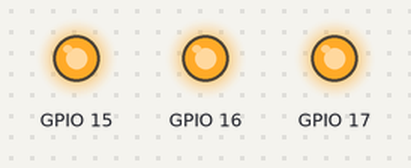
Recording of a program running on a simulated ESP32-S3. On the bench: output pins drawn as LEDs (lit = HIGH).

Above: at 0.1 s.
At 0.25 s:
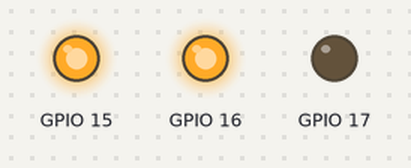
At 0.45 s:
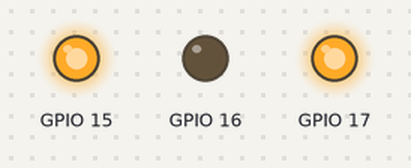
At 0.7 s:
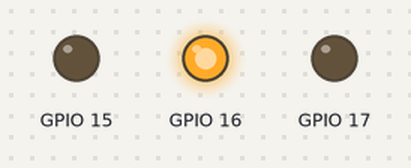
At 1.7 s:
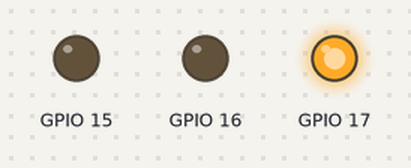
At 2.3 s:
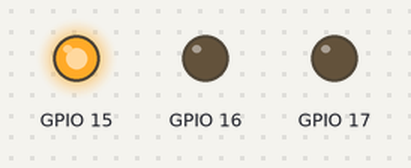
Timing chart, 0 to 3.0 s (numbered marks = the images above):
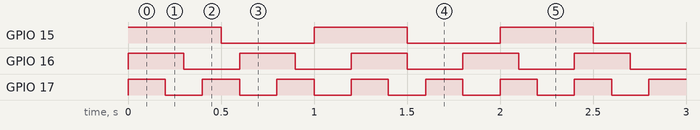

Measured:
- by itself, GPIO 15: alternates HIGH for 0.50 s and LOW for 0.50 s
- by itself, GPIO 16: alternates HIGH for 0.30 s and LOW for 0.30 s
- by itself, GPIO 17: alternates HIGH for 0.20 s and LOW for 0.20 s

The program:

main.cpp
```cpp
#include <stdio.h>
#include "freertos/FreeRTOS.h"
#include "freertos/task.h"
#include "driver/gpio.h"

struct LedTaskConfig
{
	const char *name;
	gpio_num_t gpio_num;
	uint32_t on_delay_ms;
	uint32_t off_delay_ms;
};

LedTaskConfig led15_params = {"LED15_Task", GPIO_NUM_15, 500, 500};
LedTaskConfig led16_params = {"LED16_Task", GPIO_NUM_16, 300, 300};
LedTaskConfig led17_params = {"LED17_Task", GPIO_NUM_17, 200, 200};

constexpr BaseType_t xCoreID = 1;

TaskHandle_t led15_task_handle = NULL;
TaskHandle_t led16_task_handle = NULL;
TaskHandle_t led17_task_handle = NULL;

// Task for LED 15
void led15_task(void *pvParameters)
{
	LedTaskConfig *config = (LedTaskConfig *)pvParameters;

	for (;;)
	{

		gpio_set_level(config->gpio_num, 1);
		vTaskDelay(pdMS_TO_TICKS(config->on_delay_ms));

		gpio_set_level(config->gpio_num, 0);
		vTaskDelay(pdMS_TO_TICKS(config->off_delay_ms));
	}
}

// Task for LED 16
void led16_task(void *pvParameters)
{
	LedTaskConfig *config = (LedTaskConfig *)pvParameters;

	for (;;)
	{

		gpio_set_level(config->gpio_num, 1);
		vTaskDelay(pdMS_TO_TICKS(config->on_delay_ms));

		gpio_set_level(config->gpio_num, 0);
		vTaskDelay(pdMS_TO_TICKS(config->off_delay_ms));
	}
}

// Task for LED 17
void led17_task(void *pvParameters)
{
	LedTaskConfig *config = (LedTaskConfig *)pvParameters;

	for (;;)
	{

		gpio_set_level(config->gpio_num, 1);
		vTaskDelay(pdMS_TO_TICKS(config->on_delay_ms));

		gpio_set_level(config->gpio_num, 0);
		vTaskDelay(pdMS_TO_TICKS(config->off_delay_ms));
	}
}

void led_gpio_init()
{
	gpio_config_t io_conf = {
		.pin_bit_mask = (1ULL << led15_params.gpio_num) | (1ULL << led16_params.gpio_num) | (1ULL << led17_params.gpio_num),
		.mode = GPIO_MODE_OUTPUT,
		.pull_up_en = GPIO_PULLUP_DISABLE,
		.pull_down_en = GPIO_PULLDOWN_DISABLE,
		.intr_type = GPIO_INTR_DISABLE};
	gpio_config(&io_conf);
}

void create_led_tasks()
{
	// Create tasks
	xTaskCreatePinnedToCore(
		led15_task,			// функція задачі
		led15_params.name,	// назва задачі
		2048,				// розмір стека, байт
		&led15_params,		// параметри, що передаються задачі
		5,					// пріоритет задачі
		&led15_task_handle, // дескриптор задачі
		xCoreID);			// ядро процесора

	xTaskCreatePinnedToCore(
		led16_task,
		led16_params.name,
		2048,
		&led16_params,
		5,
		&led16_task_handle,
		xCoreID);

	xTaskCreatePinnedToCore(
		led17_task,
		led17_params.name,
		2048,
		&led17_params,
		5,
		&led17_task_handle,
		xCoreID);
}

extern "C" void app_main(void)
{
	// ESP_LOGI(TAG, "Тик FreeRTOS: %lu ms", (unsigned long)portTICK_PERIOD_MS);

	// Configure the GPIO pins for LEDs
	led_gpio_init();

	// Create tasks
	create_led_tasks();
}
```
